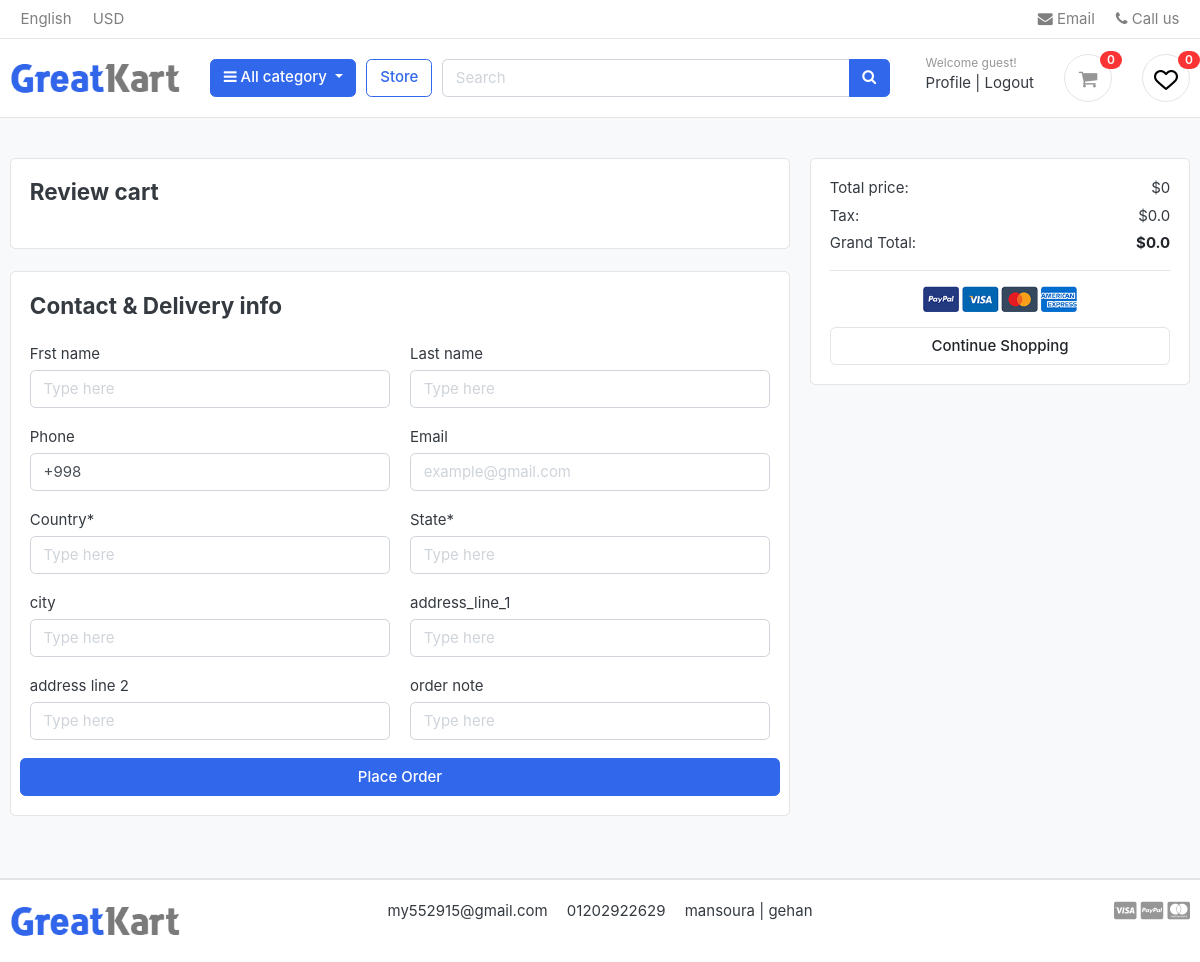
The app's page /cart/checkout/ (signed in) with its own data.
### settings/models.py (models this page shows, shortened)
class Settings(models.Model):
    site_name = models.CharField( max_length=50)
    logo = models.ImageField( upload_to='setting/')
    phone = models.CharField( max_length=30)
    email = models.EmailField( max_length=254)
    description = models.TextField(max_length=1000)
    fb_link = models.URLField( max_length=200)
    twitter_link = models.URLField( max_length=200)
    instagram_link = models.URLField( max_length=200)
    address = models.CharField( max_length=50)

### carts/views.py (the view, shortened to what this page needs)
# urls.py: path('checkout/', checkout ,name = 'checkout'),
@login_required(login_url='login')
def checkout(request,total=0 ,quantity=0,cart_items=None):
    try :
        tax =0
        grand_total=0
        if request.user.is_authenticated:
          cart_items = CartItem.objects.filter(user=request.user, is_active=True)
        else :
            cart = Cart.objects.get(cart_id = _cart_id(request))
            cart_items = CartItem.objects.filter(cart=cart , is_active=True)
        tax = (2 * total)/100
        grand_total = total+tax
    except Cart.DoesNotExist:
        pass
    context = {'total':total,
               'quantity':quantity ,
               'cart_items':cart_items,
               'tax' : tax ,
               'grand_total':grand_total,
               }
    return render(request , 'carts/checkout.html',context)

### accounts/favorite_context.py (called while the page is built)
def counter(request):
    product_counter = 0
    if request.user.is_authenticated:
        if 'admin' in request.path:
            return{}
        else :
            try :
                user_favourites = Product.objects.filter(like=request.user)
                product_counter = user_favourites.count()
            except Product.DoesNotExist:
                product_counter=0
    return dict(product_counter=product_counter)

### carts/context_processors.py (called while the page is built)
def counter(request):
    cart_count = 0
    if 'admin' in request.path:
        return{}
    else :
        try :
            cart = Cart.objects.filter(cart_id=_cart_id(request))
            if request.user.is_authenticated:
                cart_items = CartItem.objects.all().filter(user=request.user)
            else :
                cart_items = CartItem.objects.all().filter(cart=cart[:1])
            for cart_item in cart_items:
                cart_count+=cart_item.quantity
        except Cart.DoesNotExist:
            cart_count=0
    return dict(cart_count=cart_count)

### carts/views.py (called while the page is built)
def _cart_id(request):
    cart = request.session.session_key
    if not cart:
        cart = request.session.create()
    return cart

### category/context_processor.py (called while the page is built)
def menu_links(request):
    links = Category.objects.all()[:10]
    return dict(links=links)

### category/models.py (called while the page is built)
    def get_url(self):
        return reverse('store:product_by_category',args=[self.slug])

    def __str__(self):
        return str(self.name)

### carts/templates/carts/checkout.html (shortened to what this page needs)
{% extends "base.html" %}
{% load static %}
{% block body %}
<section class="section-content padding-y bg">
    <div class="container">
        <div class="row">
            <main class="col-md-8">
                <article class="card mb-4">
                    <div class="card-body">
                        <h4 class="card-title mb-4">Review cart</h4>
                    </div>
                </article>
                <form action="{% url 'orders:place_order'%}" method="POST">
                    <article class="card mb-4">
                        <div class="card-body">
                            <h4 class="card-title mb-4">Contact & Delivery info</h4>
                            <div class="row">
                                <div class="form-group col-sm-6">
                                    <label>Frst name</label>
                                    <input type="text" name="first_name" placeholder="Type here" class="form-control">
                                </div>
                                <div class="form-group col-sm-6">
                                    <label>Last name</label>
                                    <input type="text" name="last_name" placeholder="Type here" class="form-control">
                                </div>
                                <div class="form-group col-sm-6">
                                    <label>Phone</label>
                                    <input type="text" name="phone" value="+998" class="form-control">
                                </div>
                                <div class="form-group col-sm-6">
                                    <label>Email</label>
                                    <input type="email" name="email" placeholder="example@gmail.com"
                                        class="form-control">
                                </div>
                                <div class="form-group col-sm-6">
                                    <label>Country*</label>
                                    <input type="text" name="country" placeholder="Type here" class="form-control">
                                </div>
                                <div class="form-group col-sm-6">
                                    <label>State*</label>
                                    <input type="text" name="state" placeholder="Type here" class="form-control">
                                </div>
                                <div class="form-group col-sm-6">
                                    <label>city</label>
                                    <input type="text" name="city" placeholder="Type here" class="form-control">
                                </div>
                                <div class="form-group col-sm-6">
                                    <label>address_line_1</label>
                                    <input type="text" name="address_line_1" placeholder="Type here"
                                        class="form-control">
                                </div>
                                <div class="form-group col-sm-6">
                                    <label>address line 2</label>
                                    <input type="text" name="address_line_2" placeholder="Type here"
                                        class="form-control">
                                </div>
                                <div class="form-group col-sm-6">
                                    <label>order note</label>
                                    <input type="text" name="order_note" placeholder="Type here" class="form-control">
                                </div>
                                <button type="submit" class="btn btn-primary btn-block" name="submit">Place
                                    Order</button>
                            </div>
                        </div>
                    </article>
                </form>
            </main>
            <aside class="col-md-4">
                <div class="card">
                    <div class="card-body">
                        <dl class="dlist-align">
                            <dt>Total price:</dt>
                            <dd class="text-right">${{total}}</dd>
                        </dl>
                        <dl class="dlist-align">
                            <dt>Tax:</dt>
                            <dd class="text-right"> ${{tax}}</dd>
                        </dl>
                        <dl class="dlist-align">
                            <dt>Grand Total:</dt>
                            <dd class="text-right text-dark b"><strong>${{grand_total}}</strong></dd>
                        </dl>
                        <hr>
                        <p class="text-center mb-3">
                            <img src="{% static './images/misc/payments.png'%}" height="26">
                        </p>
                        <a href="{% url 'store:store'%}" class="btn btn-light btn-block">Continue Shopping</a>
                    </div>
                </div>
            </aside>
        </div>
    </div>
</section>
{% endblock body %}

### templates/base.html (shortened to what this page needs)
{% load static %}
<!DOCTYPE HTML>
<html lang="en">
<head>
    <link href="{% static 'css/bootstrap.css'%}" rel="stylesheet" type="text/css" />
    <link href="{% static 'fonts/fontawesome/css/all.min.css'%}" type="text/css" rel="stylesheet">
    <link href="{% static 'css/ui.css'%}" rel="stylesheet" type="text/css" />
    <link href="{% static 'css/responsive.css'%}" rel="stylesheet" media="only screen and (max-width: 1200px)" />
    <link href="{% static 'css/custum.css'%}" rel="stylesheet" type="text/css" />
    <link rel="stylesheet" href="https://cdnjs.cloudflare.com/ajax/libs/font-awesome/4.7.0/css/font-awesome.min.css">
</head>
<body>
    <header class="section-header">
        <nav class="navbar p-md-0 navbar-expand-sm navbar-light border-bottom">
            <div class="container">
                <div class="collapse navbar-collapse" id="navbarTop4">
                    <ul class="navbar-nav mr-auto">
                        <li class="nav-item dropdown">
                            <a href="#" class="nav-link"> English </a>
                        </li>
                        <li class="nav-item dropdown">
                            <a href="#" class="nav-link"> USD </a>
                        </li>
                    </ul>
                    <ul class="navbar-nav">
                        <li><a href="#" class="nav-link"> <i class="fa fa-envelope"></i> Email </a></li>
                        <li><a href="#" class="nav-link"> <i class="fa fa-phone"></i> Call us </a></li>
                    </ul>
                </div>
            </div>
        </nav>
        <section class="header-main border-bottom">
            <div class="container">
                <div class="row align-items-center">
                    <div class="col-lg-2 col-md-3 col-6">
                        <a href="/" class="brand-wrap">
                            <img class="logo" src="{{myfooter.logo.url}}">
                        </a>
                    </div>
                    <div class="col-lg col-sm col-md col-6 flex-grow-0">
                        <div class="category-wrap dropdown d-inline-block float-right">
                            <button type="button" class="btn btn-primary dropdown-toggle" data-toggle="dropdown">
                                <i class="fa fa-bars"></i> All category
                            </button>
                        </div>
                    </div>
                    <a href="{%url 'store:store'%}" method="GET" class="btn btn-outline-primary">Store</a>
                    <div class="col-lg  col-md-6 col-sm-12 col">
                        <form action="{% url 'store:search' %}" class="search">
                            <div class="input-group w-100">
                                <input type="text" class="form-control" style="width:60%;" placeholder="Search"
                                    name="q">
                                <div class="input-group-append">
                                    <button class="btn btn-primary" type="submit">
                                        <i class="fa fa-search"></i>
                                    </button>
                                </div>
                            </div>
                        </form>
                    </div>
                    <div class="col-lg-3 col-sm-6 col-8 order-2 order-lg-3">
                        <div class="d-flex justify-content-end mb-3 mb-lg-0">
                            <div class="widget-header">
                                <small class="title text-muted">Welcome guest!</small>
                                <div>
                                    {% if user.is_authenticated %}
                                    <a href="{% url 'accounts:profile'%}">Profile</a> <span class="dark-transp"> |
                                    </span>
                                    <a href="{% url 'logout'%}"> Logout</a>
                                    {% else %}
                                    <a href="{% url 'login'%}">Sign in</a> <span class="dark-transp"> | </span>
                                    <a href="{% url 'accounts:signup'%}"> Register</a>
                                    {% endif %}
                                </div>
                            </div>
                            <a href="{% url 'carts:cart'%}" class="widget-header pl-3 ml-3">
                                <div class="icon icon-sm rounded-circle border"><i class="fa fa-shopping-cart"></i>
                                </div>
                                <span class="badge badge-pill badge-danger notify">{{cart_count}}</span>
                            </a>
                            {% if product_counter <= 0 %}
                            <a href="{% url 'accounts:user_favourites'%}" class="widget-header pl-3 ml-3">
                                <div class="icon icon-sm rounded-circle border"><img src="{% static 'images/icons/heart.png'%}" />
                                </div>
                                <span class="badge badge-pill badge-danger notify">{{product_counter}}</span>
                            </a>
                            {% else %}
                            <a href="{% url 'accounts:user_favourites'%}" class="widget-header pl-3 ml-3">
                                <div class="icon icon-sm rounded-circle border"><img src="{% static 'images/icons/love.png'%}" />
                                </div>
                                <span class="badge badge-pill badge-danger notify">{{product_counter}}</span>
                            </a>
                            {% endif %}
                        </div>
                    </div>
                </div>
            </div>
        </section>
    </header>
    {% block body %}
    {% endblock body %}
    <footer class="section-footer border-top">
        <div class="container">
            <section class="footer-bottom border-top row">
                <div class="col-lg-2 col-md-3 col-6">
                    <a href="/" class="brand-wrap">
                        <img class="logo" src="{{myfooter.logo.url}}">
                    </a>
                </div>
                <div class="col-md-8 text-md-center">
                    <span class="px-2">{{myfooter.email}}</span>
                    <span class="px-2">{{myfooter.phone}}</span>
                    <span class="px-2">{{myfooter.address}}</span>
                </div>
                <div class="col-md-2 text-md-right text-muted">
                    <i class="fab fa-lg fa-cc-visa"></i>
                    <i class="fab fa-lg fa-cc-paypal"></i>
                    <i class="fab fa-lg fa-cc-mastercard"></i>
                </div>
            </section>
        </div>
    </footer>
</body>
</html>

### static/css/ui.css (style rules this page uses)
html { font-family: "Inter", sans-serif; font-size: 15px; }
.icon-xs, .icon-sm, .icon-md, .icon-lg { display: inline-block; text-align: center; flex-shrink: 0; flex-grow: 0; }
.icon-sm { width: 48px; height: 48px; line-height: 48px !important; font-size: 20px; }
.padding-y { padding-top: 40px; padding-bottom: 40px; }
article:after, .form-group:after { display: block; clear: both; content: ""; }
.bg { background-color: #f8f9fa; }
.b { font-weight: 600; }
.header-main { position: relative; padding-top: 1rem; padding-bottom: 1rem; }
.brand-wrap .logo, .navbar-brand .logo { margin-right: 7px; max-height: 42px; display: inline-block; }
.widget-header { display: inline-block; vertical-align: middle; position: relative; }
.widget-header a { color: #343a40; }
.widget-header i { color: #969696; }
.widget-header .title { display: block; }
.widget-header .notify { position: absolute; top: -3px; right: -10px; }
.footer-bottom { padding-top: 20px; padding-bottom: 20px; }
.btn-light { background-color: #fff; border-color: #e4e4e4; }
[class*=dlist-] { margin-bottom: 5px; }
[class*=dlist-] dd { margin-bottom: 0; }
.dlist-align { display: flex; }
.dlist-align dt { width: 150px; word-wrap: break-word; font-weight: normal; }
.dlist-align dd { flex-grow: 1; }
.notify { position: absolute; top: -4px; right: -10px; display: inline-block; padding: 0.25em 0.6em; font-size: 12px; line-height: 1; text-align: center; border-radius: 3rem; color: #fff; background-color: #fa3434; }

### records on screen
Settings: logo (picture), email "my552915@gmail.com", phone "01202922629", address "mansoura | gehan"

### other values on screen
{{ cart_count }} "0"
{{ product_counter }} "0"
{{ total }} "0"
{{ tax }} "0.0"
{{ grand_total }} "0.0"
